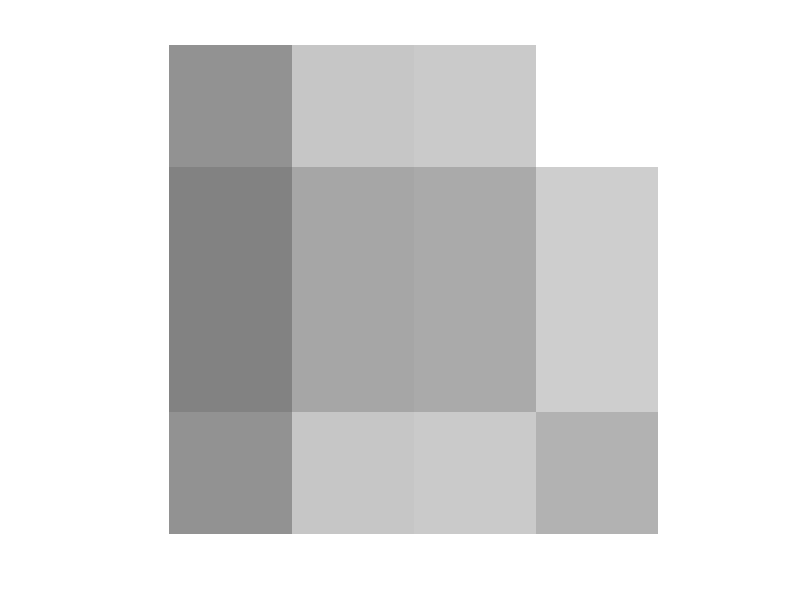
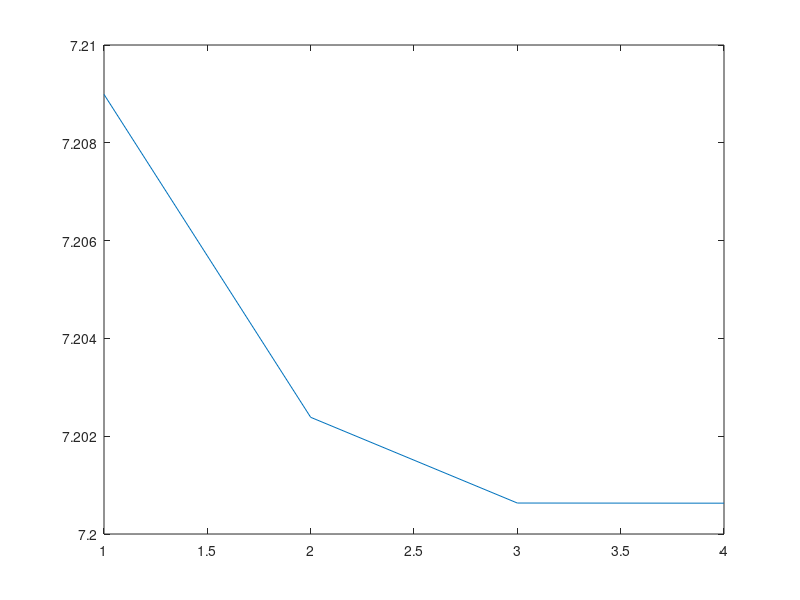

These charts were generated, in order, by the following MATLAB code:
% time invariant force, linear time invariant system

clear;
close all;
% load structure.mat; % load xPhys

draw_deformation = 0; % draw deformation of the structure
test_variance = 0; % test theoretical variance, TESTED
optimize = 1; % topology optimization for observability
T = 1e1; % maximum time
nsteps = 1e1; % time interval
volfrac = 0.3; % volume fraction

% Set parameters
nelx = 4; % horizontal number of elements (left to right)
nely = 4; % vertical number of elements (top to down)
penal = 3; % polynomial order to define density-young's modulus relationship
E0 = 1; % young's modulus at density=1
Emin = 1e-9; % young's modulus at density=0, keep this small
M0 = 1;
Mmin = 1e-9;
nu = 0.3; % poisson's ratio

nf = nelx; % number of forces
num_observer = nf; % number of observers

% Left size of the beam is fixed to the ground
fixeddofs = [1:2*(nely+1)];
alldofs = [1:2*(nely+1)*(nelx+1)];
freedofs = setdiff(alldofs,fixeddofs);
p = size(freedofs,2);

% set observer
S = zeros(num_observer,p); 
% S(:,randperm(p,num_observer))=eye(num_observer);
S(:,2*(1:nelx)*(nely+1)) = eye(nelx); % put y-axis sensors on top of the beam

Fb = -1*ones(nelx,1);
Sp = zeros(p,nf); % Sp specifies the loading location
Sp(2*(1:nelx)*(nely+1),:) = eye(nelx); % put loads at the bottom of the beam

% define material density
% xPhys = rand(nely,nelx);
% xPhys = xPhys/sum(xPhys(:))*volfrac*nelx*nely;
xPhys = volfrac*ones(nely,nelx); 
% xPhys(2:end-1,2:end-1)=0;
% xPhys = [1 1 0 0; 1 1 1 0; 0 1 1 1; 0 0 1 1];

%% define the structure
% element-wise stiffness matrix for a quadrilateral element (square in shape)
A11 = [12  3 -6 -3;  3 12  3  0; -6  3 12 -3; -3  0 -3 12]; %stiffness matrix
A12 = [-6 -3  0  3; -3 -6 -3 -6;  0 -3 -6  3;  3 -6  3 -6];
B11 = [-4  3 -2  9;  3 -4 -9  4; -2 -9 -4 -3;  9  4 -3 -4];
B12 = [ 2 -3  4 -9; -3  2  9 -2;  4  9  2  3; -9 -2  3  2];
KE = 1/(1-nu^2)/24*([A11 A12;A12' A11]+nu*[B11 B12;B12' B11]);

% element-wise consistent mass matrix for a quadrilateral element (square in shape)
ME = (4*eye(8) + [zeros(4),eye(4);eye(4),zeros(4)] + repmat(kron([0 1;1 0],2*eye(2)),2,2))/9;

% element-to-global assembly
nodenrs = reshape(1:(1+nelx)*(1+nely),1+nely,1+nelx);
edofVec = reshape(2*nodenrs(1:end-1,1:end-1)+1,nelx*nely,1);
edofMat = repmat(edofVec,1,8)+repmat([0 1 2*nely+[2 3 0 1] -2 -1],nelx*nely,1);
iK = reshape(kron(edofMat,ones(8,1))',64*nelx*nely,1);
jK = reshape(kron(edofMat,ones(1,8))',64*nelx*nely,1);
sK = reshape(KE(:)*(Emin+xPhys(:)'.^penal*(E0-Emin)),64*nelx*nely,1);
K = sparse(iK,jK,sK); K = (K+K')/2;
sM = reshape(ME(:)*(Mmin+xPhys(:)'*(M0-Mmin)),64*nelx*nely,1);
M = sparse(iK,jK,sM); M = (M+M')/2;


%% dynamic simulation
% prepare matrices for input (force) estimation
dt = T/nsteps;
Kb = K(freedofs,freedofs);
Mb = M(freedofs,freedofs);

A = [zeros(p), -Mb\Kb; eye(p), zeros(p)];
B = [inv(Mb)*Sp; zeros(p,nf)];

% calculate some big matrices
%The following uses a theoretical solution
AA = expm(A*dt);
BB = inv(A)*(AA-eye(2*p))*B;

% time variant input Fb*i
Fb_set = kron((1:nsteps-1)',eye(nf))*Fb;
y = zeros(nsteps,2*p);
for i = 2:nsteps
    y(i,:) = (AA*y(i-1,:)' + BB*Fb_set(nf*(i-2)+(1:nf)))';
end
% calculate the acceleration (since we will use acc as the observation)
acc = (inv(Mb)*Sp*reshape(Fb_set,nf,nsteps-1) -...
    inv(Mb)*Kb*y(1:end-1,p+1:end)')';

% draw the structure
if draw_deformation
    for tt = 1:nsteps
        if mod(tt,10)==1
            figure; hold on; axis equal;
            sx = repmat(0:nelx,nely+1,1);
            sy = repmat((nely:-1:0)',1,nelx+1);
            ally = zeros((nely+1)*(nelx+1)*2,1);
            ally(freedofs) = y(tt,p+1:end)';
            dx = reshape(ally(1:2:end),nely+1,nelx+1);
            dy = reshape(ally(2:2:end),nely+1,nelx+1);
            dx_normal = dx/max(abs(y(:))+eps);
            dy_normal = dy/max(abs(y(:))+eps);
            sxx = sx+dx_normal;
            syy = sy+dy_normal;
            for ii=1:nelx+1
                plot(sxx(:,ii),syy(:,ii));
            end
            for ii=1:nely+1
                plot(sxx(ii,:),syy(ii,:));
            end
        end
    end
end

%% model reduction
% [Phi,Omega] = eig(Mb\Kb); % Phi are the eigenvectors and Omega are the eigenvalues
% omega = diag(Omega);
% plot(omega);
% nm = 5; % num_modal
% Phi_r = Phi(:,1:nm);
% omega_r = omega(1:nm);
% Omega_r = diag(omega_r);
% A_r = [zeros(nm), -Omega_r^2; eye(nm), zeros(nm)];
% B_r = [Phi_r'*Sp; zeros(nm,nf)]; 
% AA_r = expm(A_r*dt);
% BB_r = inv(A_r)*(AA_r-eye(2*nm))*B_r;

%% input estimation
% calculate matrices for observability
D = S*inv(Mb)*Sp;
C1 = -S*inv(Mb)*Kb;
C = [zeros(num_observer,p), C1];
% M2 follows corollary 5 eq 35
% M1 follows eq 13b


%% check theoretical variance with simulation results
if test_variance
    % rankM2 = zeros(nsteps,1);
    % rankM1 = zeros(nsteps,1);
    num_test = 1000;
    error = zeros(num_test, nsteps-1,nf);
    fbar = zeros(nsteps-1,nf);

    for test_id = 1:num_test
        % add noise to state
        noise_std = 0.1;
        acc_noise = acc + normrnd(0,noise_std,size(acc,1),size(acc,2));
        M2 = D;
        M1 = M2;

        for i = 1:nsteps-1
            Ytemp = S*acc_noise(1:i,:)';
            Ytemp = Ytemp(:);
            temp = ((M1'*M1)\(M1'*Ytemp))';
            fbar(i,:) = temp((i-1)*nf+(1:nf));
            error(test_id, i,:) = (fbar(i,:)'-Fb_set((i-1)*nf+(1:nf)))';
        %     error(i) = norm(fbar-Fb_set(1:i*nf))/i;
        %     rankM2(i) = rank(M2);
        %     rankM1(i) = rank(M1);
            M2 = [M2; C*AA^(i-1)*BB];
            M1 = [M2,[zeros(num_observer,nf*i);M1]];
        end
        % rankM2(i) = rank(M2);
        % rankM1(i) = rank(M1);
    end
    theoretical_estimation_std = noise_std*sqrt(diag(inv(M1'*M1)));


    % figure;
    % plot(1:nsteps-1,error);
    std(error,1)
    % log(det(D'*D))
    % eig(D'*D)
end

%% calculate theoretical variance gradient
if optimize
    %%%%%%%%%%%%%%%% just to double check: only need to consider D
    % M2 = D;
    % M1 = M2;
    % logdetM1 = zeros(nsteps,1);
    % logdetM1(1) = log(det(M1'*M1));
    % for i = 1:nsteps-1
    %     M2 = [M2; C*AA^(i-1)*BB];
    %     M1 = [M2,[zeros(num_observer,nf*i);M1]];
    %     logdetM1(i+1) = log(det(M1'*M1));
    % end
    %%%%%%%%%%%%%%%%%%%%%%%%%%%%%%%%%%%%%%%%%%%%%%%%%%%%%%%%%%%%%%%%%%

    % This is how mass is calculated
    % iK = reshape(kron(edofMat,ones(8,1))',64*nelx*nely,1);
    % jK = reshape(kron(edofMat,ones(1,8))',64*nelx*nely,1);
    % sK = reshape(KE(:)*(Emin+xPhys(:)'.^penal*(E0-Emin)),64*nelx*nely,1);
    % K = sparse(iK,jK,sK); K = (K+K')/2;
    % sM = reshape(ME(:)*(Mmin+xPhys(:)'*(M0-Mmin)),64*nelx*nely,1);
    % M = sparse(iK,jK,sM);

    % All dofs:
    % fixeddofs = [1:2*(nely+1)];
    % alldofs = [1:2*(nely+1)*(nelx+1)];
    % freedofs = setdiff(alldofs,fixeddofs);
    Sp_all = sparse(repmat(freedofs,1,nf)',kron(1:nf,ones(1,length(freedofs)))',...
        Sp(:),2*(nely+1)*(nelx+1),nf);
    S_all = sparse(repmat(1:num_observer,1,length(freedofs))',kron(freedofs,ones(1,nf))',...
        S(:),num_observer,2*(nely+1)*(nelx+1));

    % gradient descent for observability
    % ***zero density of the element where input (or observer???) is at maximizes the trace
    % but this violates the stress/compliance requirement

    x_old = xPhys(:);
    x = x_old;
    dx = ones(nelx*nely,1);
    free_var = 1:(nelx*nely-1); % fix the last element where observers/inputs are currently at

    loop = 0;
    change = 1;
    detD = [];

    %% START ITERATION
    figure;
    while change > 1e-6
        loop = loop + 1;

%         %%%%%%%%%%%%%%%%%%%%%%%%%%%%%%%%%%%%%%%%%%%%%%%%%%%%%%%%%%%%%%%
%         % calculation of dtr(D)/dx = dtr(SM^-1Sp)/d(M)*d(M)/dx
%         dtr_dx = zeros(nelx*nely,1);
%         dtr_dM = -(inv(Mb)*Sp*S*inv(Mb))';
%         count = 0;
%         while count<nelx*nely
%             dM_dx = sparse(iK(count*64+(1:64)), jK(count*64+(1:64)), ...
%                 ME(:)*(M0-Mmin), 2*(nely+1)*(nelx+1), 2*(nely+1)*(nelx+1));
%             dtr_dx(count+1) = trace(dtr_dM*dM_dx(freedofs,freedofs));
%             count = count + 1;
%         end
%         %%%%%%%%%%%%%%%%%%%%%%%%%%%%%%%%%%%%%%%%%%%%%%%%%%%%%%%%%%%%%%%
%         
        %%%%%%%%%%%%%%%%%%%%%%%%%%%%%%%%%%%%%%%%%%%%%%%%%%%%%%%%%%%%%%%
        % calculation of ddet(D)/dx = det(SM^-1Sp)M'*d(M^-1)/dx
        ddet_dx = zeros(nelx*nely,1);
        ddet_dinvM = det(S*inv(Mb)*Sp)*Mb';
        count = 0;
        while count<nelx*nely
            dM_dx = sparse(iK(count*64+(1:64)), jK(count*64+(1:64)), ...
                ME(:)*(M0-Mmin), 2*(nely+1)*(nelx+1), 2*(nely+1)*(nelx+1));
            ddet_dx(count+1) = trace(ddet_dinvM*...
                (-inv(Mb)*dM_dx(freedofs,freedofs)*inv(Mb))');
            count = count + 1;
        end
        %%%%%%%%%%%%%%%%%%%%%%%%%%%%%%%%%%%%%%%%%%%%%%%%%%%%%%%%%%%%%%%

        dc = ddet_dx(free_var);
        dv = ones(length(free_var),1);
        % iterate on step size
        alpha = 1e-1;
        vol_gap = 1;
        while vol_gap>1e-3
            alpha = alpha/2;
            dx = alpha*(dc - dv'*dc*dv/(dv'*dv));
            x(free_var) = max(min(x_old(free_var)+dx,1),0);
            vol_gap = abs(sum(x)-volfrac*nelx*nely);
        end
        change = max(abs(x-x_old));
        x_old = x;
        % update mass
        sM = reshape(ME(:)*(Mmin+x(:)'*(M0-Mmin)),64*nelx*nely,1);
        M = sparse(iK,jK,sM);  
        Mb = M(freedofs,freedofs);
        
        % update trace of D
        detD(loop) = log(det(S*inv(Mb)*Sp));
        colormap(gray); imagesc(1-reshape(x,nely,nelx)); 
        caxis([0 1]); axis equal; axis off; drawnow;
    end
    figure;
    plot(detD)
    save('topopt_obs.mat','x','nelx','nely','S','Sp');
end

%% check difference between topopt_obs and default design
x_default = xPhys;
x_topopt = x;
sM = reshape(ME(:)*(Mmin+x_default(:)'*(M0-Mmin)),64*nelx*nely,1);
M_default = sparse(iK,jK,sM);  
sM = reshape(ME(:)*(Mmin+x_topopt(:)'*(M0-Mmin)),64*nelx*nely,1);
M_topopt = sparse(iK,jK,sM);

num_test = 1000;
error_default = zeros(num_test, nsteps-1,nf);
error_topopt = zeros(num_test, nsteps-1,nf);

% test default first
Mb_default = M_default(freedofs,freedofs);
D_default = S*inv(Mb_default)*Sp;
C1_default = -S*inv(Mb_default)*Kb;
C_default = [zeros(num_observer,p), C1_default];
fbar_default = zeros(nsteps-1,nf);
acc_default = acc; 
for test_id = 1:num_test
    % add noise to state
    noise_std = 0.1;
    acc_noise_default = acc_default + normrnd(0,noise_std,...
        size(acc_default,1),size(acc_default,2));
    M2_default = D_default;
    M1_default = M2_default;

    for i = 1:nsteps-1
        Ytemp = S*acc_noise_default(1:i,:)';
        Ytemp = Ytemp(:);
        temp = ((M1_default'*M1_default)\(M1_default'*Ytemp))';
        fbar_default(i,:) = temp((i-1)*nf+(1:nf));
        error_default(test_id, i,:) = (fbar_default(i,:)'-Fb_set((i-1)*nf+(1:nf)))';
        M2_default = [M2_default; C_default*AA^(i-1)*BB];
        M1_default = [M2_default,[zeros(num_observer,nf*i);M1_default]];
    end
end
theoretical_estimation_std_default = ...
    noise_std*sqrt(diag(inv(M1_default'*M1_default)));
std(error_default,1)

% now test topopt
Mb_topopt = M_topopt(freedofs,freedofs);
% rerun dynamic simulation
A_topopt = [zeros(p), -Mb_topopt\Kb; eye(p), zeros(p)];
B_topopt = [inv(Mb_topopt)*Sp; zeros(p,nf)];
AA_topopt = expm(A_topopt*dt);
BB_topopt = inv(A_topopt)*(AA_topopt-eye(2*p))*B_topopt;
y = zeros(nsteps,2*p);
for i = 2:nsteps
    y(i,:) = (AA_topopt*y(i-1,:)' + BB_topopt*Fb_set(nf*(i-2)+(1:nf)))';
end

% calculate the acceleration (since we will use acc as the observation)
acc_topopt = (inv(Mb_topopt)*Sp*reshape(Fb_set,nf,nsteps-1) -...
    inv(Mb_topopt)*Kb*y(1:end-1,p+1:end)')';

D_topopt = S*inv(Mb_topopt)*Sp;
C1_topopt = -S*inv(Mb_topopt)*Kb;
C_topopt = [zeros(num_observer,p), C1_topopt];
fbar_topopt = zeros(nsteps-1,nf);
for test_id = 1:num_test
    % add noise to state
    noise_std = 0.1;
    acc_noise_topopt = acc_topopt + ...
        normrnd(0,noise_std,size(acc_topopt,1),size(acc_topopt,2));
    M2_topopt = D_topopt;
    M1_topopt = M2_topopt;

    for i = 1:nsteps-1
        Ytemp = S*acc_noise_topopt(1:i,:)';
        Ytemp = Ytemp(:);
        temp = ((M1_topopt'*M1_topopt)\(M1_topopt'*Ytemp))';
        fbar_topopt(i,:) = temp((i-1)*nf+(1:nf));
        error_topopt(test_id, i,:) = ...
            (fbar_topopt(i,:)'-Fb_set((i-1)*nf+(1:nf)))';
        M2_topopt = [M2_topopt; C_topopt*AA_topopt^(i-1)*BB_topopt];
        M1_topopt = [M2_topopt,[zeros(num_observer,nf*i);M1_topopt]];
    end
end
theoretical_estimation_std_topopt = ...
    noise_std*sqrt(diag(inv(M1_topopt'*M1_topopt)));
std(error_topopt,1)


